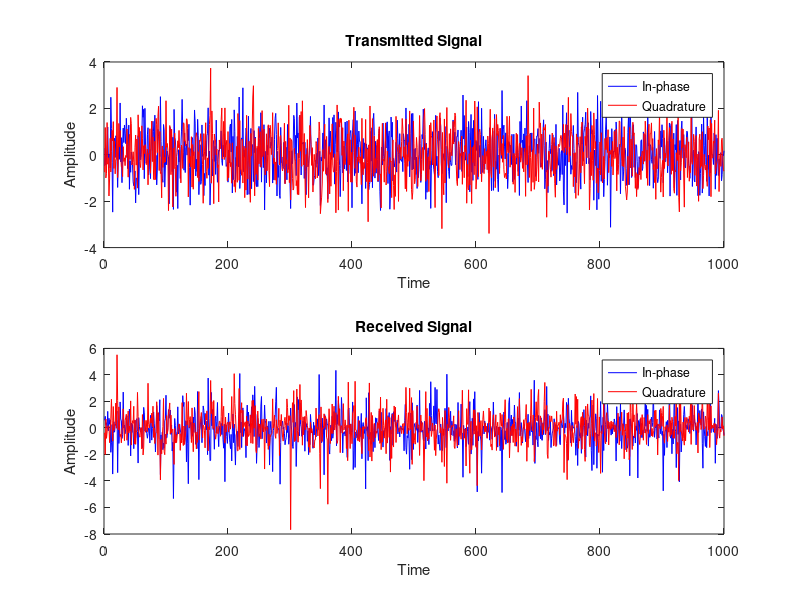

The MATLAB source for this figure: (Note: this script raises an error after producing the figure.)
% Design, analyze and test Wireless standards and evaluate the performance measurements such as
% BER, PER, BLER, throughput, capacity, ACLR, EVM for 4G and 5G using Matlab.

clc;
clear;
close all;

Name = input('Program Executed by :','s');

% Simulation parameters
numSamples = 1000; % Number of samples
numPaths = 3; % Number of multipath paths
fadePower = 0.5; % Fading power

% Generate Rayleigh fading channel coefficients
h = sqrt(fadePower/2)*(randn(numPaths, numSamples) + 1i*randn(numPaths, numSamples));

% Generate transmitted signal
txSignal = randn(1, numSamples) + 1i*randn(1, numSamples);

% Simulate multipath fading channel
rxSignal = zeros(1, numSamples);

for path = 1:numPaths
    rxSignal = rxSignal + h(path, :) .* txSignal;
end

% Plot the transmitted and received signals
t = 1:numSamples;
figure;

subplot(2,1,1);
plot(t, real(txSignal), 'b', t, imag(txSignal), 'r');
title('Transmitted Signal');
legend('In-phase', 'Quadrature');
xlabel('Time');
ylabel('Amplitude');

subplot(2,1,2);
plot(t, real(rxSignal), 'b', t, imag(rxSignal), 'r');
title('Received Signal');
legend('In-phase', 'Quadrature');
xlabel('Time');
ylabel('Amplitude');

merge=strcat(Name,'-',datestr(now,30));
sub_label(merge); % need to include in working directory
print(merge,'-dpdf')
